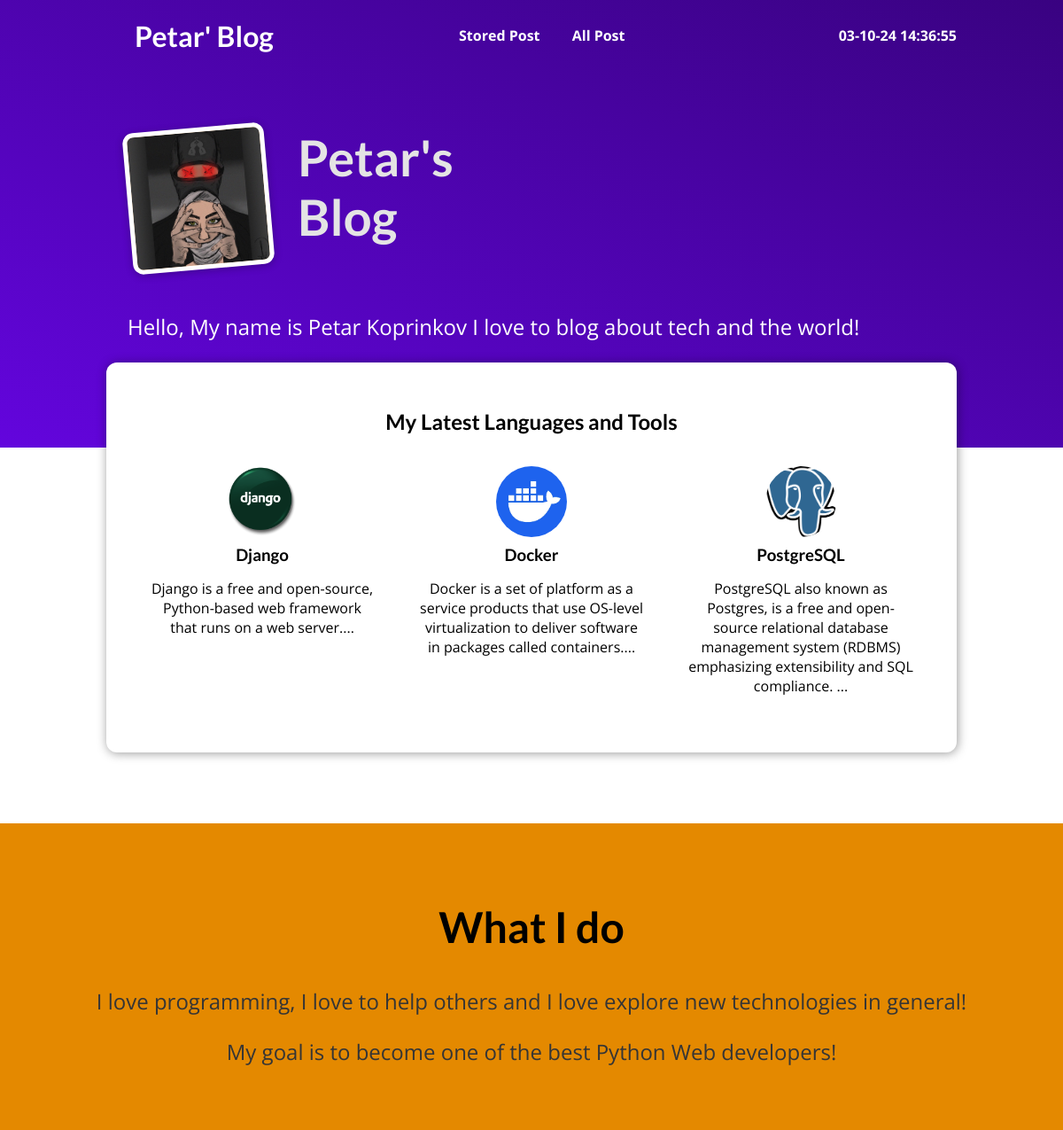
Screenshot of /petar-blog/ with the database file from the repository.
### my_site/blog/models.py (models this page shows, shortened)
class Post(models.Model):
    title = models.CharField(
        max_length=75
    )
    excerpt = models.TextField()
    image = models.ImageField(
        upload_to='images',
        null=True,
    )
    date = models.DateTimeField(
        auto_now=True
    )
    slug = models.SlugField(
        unique=True,
    )
    content = models.TextField(
        validators=[MinLengthValidator(10)]
    )
    author = models.ForeignKey(
        to=Author,
        on_delete=models.CASCADE,
        related_name='posts'
    )

### my_site/blog/views.py (the view)
# urls.py: path('', views.IndexView.as_view(), name='index'),
class IndexView(ListView):
    model = Post
    template_name = 'blog/index.html'
    context_object_name = 'posts'
    ordering = ['-date']
    def get_queryset(self):
        query = super().get_queryset()
        data = query[0:3]
        return data

### my_site/blog/templatetags/current_time.py (called while the page is built)
@register.simple_tag()
def current_time(time_string='%d-%m-%y %H:%M:%S'):
    return datetime.now().strftime(time_string)

### templates/blog/index.html (shortened to what this page needs)
{% extends 'blog/base.html' %}
{% load static %}
{% load markdown_filter %}
{% block style_css %}
    <link rel="stylesheet" href="{% static 'blog/index.css' %}">
    <link rel="stylesheet" href="{% static 'blog/post.css' %}">
{% endblock %}
{% block content %}
    <section id="welcome">
        <header>
            <img src="{% static 'blog/images/BM.jpg' %}" alt="Petar Koprinkov - the Author of this block">
            <h2>Petar's Blog</h2>
        </header>
        <p>Hello, My name is Petar Koprinkov I love to blog about tech and the world!</p>
    </section>
    <section id="latest-posts">
        <h2>My Latest Languages and Tools</h2>
        <ul>
            {% for post in posts %}
                {% include 'blog/includes/post.html' %}
            {% endfor %}
        </ul>
    </section>
    <section id="about">
        <h2>What I do</h2>
        <p>
            I love programming, I love to help others and I love explore new technologies in general!
        </p>
        <p>
            My goal is to become one of the best Python Web developers!
        </p>
    </section>
{% endblock %}

### templates/blog/includes/post.html
{% load markdown_filter %}
<li>
    <article class="post">
        <a href="{% url 'blog_detail_page' post.slug%}">
            <img src="{{ post.image.url }}" alt="{{ post.title }}" />
            <div class="post__content">
                <h3>
                    {{ post.title }}
                </h3>
                <p>
                    {{ post.excerpt|slice:153|add:'...' }}
                </p>
            </div>
        </a>
    </article>
</li>

### static/blog/app.css (style rules this page uses)
* { box-sizing: border-box; }
html { font-family: 'Open Sans', 'Lato', sans-serif; }
body { margin: 0; }
h1, h2, h3 { font-family: 'Lato', sans-serif; font-weight: bold; }

### static/blog/index.css (style rules this page uses)
#welcome { background: linear-gradient(to right top, #6305dd, #390281); padding: 6rem 12%; }
#welcome header { display: flex; align-items: flex-start; margin: 3rem auto; }
#welcome img { width: 10rem; height: 10rem; object-fit: cover; object-position: top; border: 5px solid white; border-radius: 12px; background-color: #ffe1bf; transform: rotateZ(-5deg); box-shadow: 0 2px 8px rgba(0, 0, 0, 0.25); }
#welcome h2 { font-size: 3.5rem; margin: 0 0 0 2rem; color: #e4e4e4; width: 10rem; }
#welcome p { color: white; font-size: 1.5rem; }
#latest-posts { background-color: white; padding: 2rem; border-radius: 12px; width: 60rem; margin: -6rem auto 2rem auto; box-shadow: 1px 1px 12px rgba(0, 0, 0, 0.4); }
#latest-posts h2 { text-align: center; }
#latest-posts ul { list-style: none; margin: 0; padding: 0; display: flex; gap: 1rem; }
#latest-posts li { flex: 1; }
#about { text-align: center; padding: 3rem; background-color: #e48900; margin-top: 5rem; }
#about h2 { font-size: 3rem; }
#about p { font-size: 1.5rem; color: #353535; }

### static/blog/post.css (style rules this page uses)
.post { display: flex; flex-direction: column; align-items: center; text-align: center; }
.post a { text-decoration: none; color: black; transition: all 0.2s ease; padding: 1rem; border-radius: 16px; }
.post img { width: 5rem; height: 5rem; object-fit: cover; border-radius: 50%; }
.post h3 { margin: 0.25rem 0; }

### rows the page displays
Post: image (picture), title "Django", excerpt|add "Django is a free and open-source, Python-based web framework that runs on a web server...."
Post: image (picture), title "Docker", excerpt|add "Docker is a set of platform as a service products that use OS-level virtualization to deliver software in packages called containers...."
Post: image (picture), title "PostgreSQL", excerpt|add "PostgreSQL also known as Postgres, is a free and open-source relational database management system (RDBMS) emphasizing extensibility and SQL compliance. ..."
